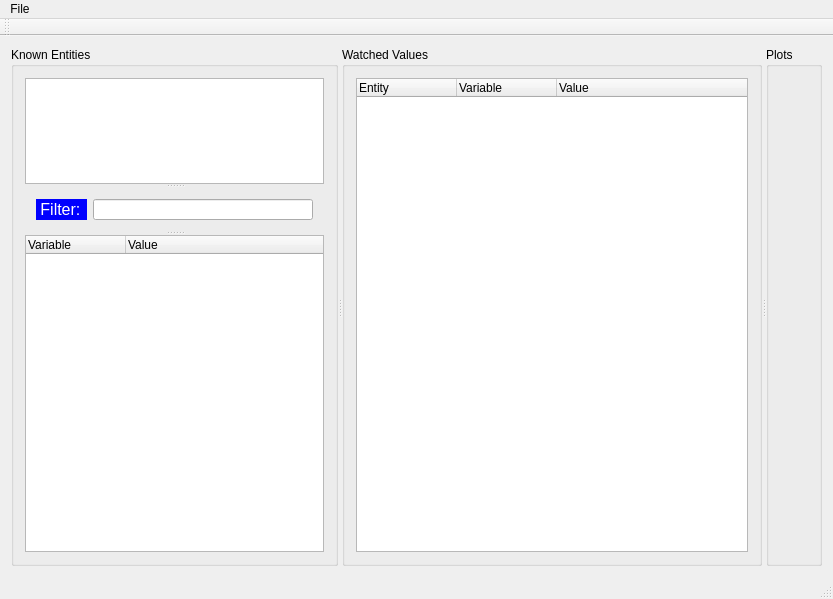
<?xml version="1.0" encoding="UTF-8"?>
<ui version="4.0">
 <class>MainWindow</class>
 <widget class="QMainWindow" name="MainWindow">
  <property name="geometry">
   <rect>
    <x>0</x>
    <y>0</y>
    <width>833</width>
    <height>599</height>
   </rect>
  </property>
  <property name="windowTitle">
   <string>DIS Debugger</string>
  </property>
  <property name="autoFillBackground">
   <bool>false</bool>
  </property>
  <widget class="QWidget" name="centralWidget">
   <layout class="QHBoxLayout" name="horizontalLayout">
    <item>
     <widget class="QSplitter" name="MainSplitter">
      <property name="sizePolicy">
       <sizepolicy hsizetype="Expanding" vsizetype="Expanding">
        <horstretch>0</horstretch>
        <verstretch>0</verstretch>
       </sizepolicy>
      </property>
      <property name="orientation">
       <enum>Qt::Horizontal</enum>
      </property>
      <widget class="QGroupBox" name="EntityGroupBox">
       <property name="enabled">
        <bool>true</bool>
       </property>
       <property name="sizePolicy">
        <sizepolicy hsizetype="Expanding" vsizetype="Expanding">
         <horstretch>2</horstretch>
         <verstretch>0</verstretch>
        </sizepolicy>
       </property>
       <property name="minimumSize">
        <size>
         <width>0</width>
         <height>0</height>
        </size>
       </property>
       <property name="title">
        <string>Known Entities</string>
       </property>
       <layout class="QVBoxLayout" name="verticalLayout">
        <item>
         <widget class="QSplitter" name="splitter">
          <property name="orientation">
           <enum>Qt::Vertical</enum>
          </property>
          <widget class="QListWidget" name="EntityView">
           <property name="sizePolicy">
            <sizepolicy hsizetype="Expanding" vsizetype="Expanding">
             <horstretch>0</horstretch>
             <verstretch>1</verstretch>
            </sizepolicy>
           </property>
           <property name="sizeAdjustPolicy">
            <enum>QAbstractScrollArea::AdjustToContents</enum>
           </property>
           <property name="selectionMode">
            <enum>QAbstractItemView::SingleSelection</enum>
           </property>
           <property name="resizeMode">
            <enum>QListView::Adjust</enum>
           </property>
          </widget>
          <widget class="QWidget" name="layoutWidget">
           <layout class="QHBoxLayout" name="horizontalLayout_3">
            <property name="sizeConstraint">
             <enum>QLayout::SetMinAndMaxSize</enum>
            </property>
            <item>
             <widget class="QLabel" name="FilterLabel">
              <property name="sizePolicy">
               <sizepolicy hsizetype="Fixed" vsizetype="Fixed">
                <horstretch>0</horstretch>
                <verstretch>1</verstretch>
               </sizepolicy>
              </property>
              <property name="minimumSize">
               <size>
                <width>51</width>
                <height>21</height>
               </size>
              </property>
              <property name="maximumSize">
               <size>
                <width>51</width>
                <height>21</height>
               </size>
              </property>
              <property name="palette">
               <palette>
                <active>
                 <colorrole role="WindowText">
                  <brush brushstyle="SolidPattern">
                   <color alpha="255">
                    <red>255</red>
                    <green>255</green>
                    <blue>255</blue>
                   </color>
                  </brush>
                 </colorrole>
                 <colorrole role="Button">
                  <brush brushstyle="SolidPattern">
                   <color alpha="255">
                    <red>0</red>
                    <green>0</green>
                    <blue>255</blue>
                   </color>
                  </brush>
                 </colorrole>
                 <colorrole role="Base">
                  <brush brushstyle="SolidPattern">
                   <color alpha="255">
                    <red>0</red>
                    <green>0</green>
                    <blue>255</blue>
                   </color>
                  </brush>
                 </colorrole>
                 <colorrole role="Window">
                  <brush brushstyle="SolidPattern">
                   <color alpha="255">
                    <red>0</red>
                    <green>0</green>
                    <blue>255</blue>
                   </color>
                  </brush>
                 </colorrole>
                </active>
                <inactive>
                 <colorrole role="WindowText">
                  <brush brushstyle="SolidPattern">
                   <color alpha="255">
                    <red>255</red>
                    <green>255</green>
                    <blue>255</blue>
                   </color>
                  </brush>
                 </colorrole>
                 <colorrole role="Button">
                  <brush brushstyle="SolidPattern">
                   <color alpha="255">
                    <red>0</red>
                    <green>0</green>
                    <blue>255</blue>
                   </color>
                  </brush>
                 </colorrole>
                 <colorrole role="Base">
                  <brush brushstyle="SolidPattern">
                   <color alpha="255">
                    <red>0</red>
                    <green>0</green>
                    <blue>255</blue>
                   </color>
                  </brush>
                 </colorrole>
                 <colorrole role="Window">
                  <brush brushstyle="SolidPattern">
                   <color alpha="255">
                    <red>0</red>
                    <green>0</green>
                    <blue>255</blue>
                   </color>
                  </brush>
                 </colorrole>
                </inactive>
                <disabled>
                 <colorrole role="WindowText">
                  <brush brushstyle="SolidPattern">
                   <color alpha="255">
                    <red>120</red>
                    <green>120</green>
                    <blue>120</blue>
                   </color>
                  </brush>
                 </colorrole>
                 <colorrole role="Button">
                  <brush brushstyle="SolidPattern">
                   <color alpha="255">
                    <red>0</red>
                    <green>0</green>
                    <blue>255</blue>
                   </color>
                  </brush>
                 </colorrole>
                 <colorrole role="Base">
                  <brush brushstyle="SolidPattern">
                   <color alpha="255">
                    <red>0</red>
                    <green>0</green>
                    <blue>255</blue>
                   </color>
                  </brush>
                 </colorrole>
                 <colorrole role="Window">
                  <brush brushstyle="SolidPattern">
                   <color alpha="255">
                    <red>0</red>
                    <green>0</green>
                    <blue>255</blue>
                   </color>
                  </brush>
                 </colorrole>
                </disabled>
               </palette>
              </property>
              <property name="font">
               <font>
                <pointsize>12</pointsize>
               </font>
              </property>
              <property name="styleSheet">
               <string notr="true">background-color: blue</string>
              </property>
              <property name="text">
               <string> Filter:</string>
              </property>
             </widget>
            </item>
            <item>
             <widget class="QLineEdit" name="FilterInput">
              <property name="sizePolicy">
               <sizepolicy hsizetype="Expanding" vsizetype="Fixed">
                <horstretch>0</horstretch>
                <verstretch>1</verstretch>
               </sizepolicy>
              </property>
              <property name="minimumSize">
               <size>
                <width>0</width>
                <height>21</height>
               </size>
              </property>
              <property name="maximumSize">
               <size>
                <width>16777215</width>
                <height>21</height>
               </size>
              </property>
              <property name="baseSize">
               <size>
                <width>10</width>
                <height>21</height>
               </size>
              </property>
              <property name="font">
               <font>
                <pointsize>12</pointsize>
               </font>
              </property>
             </widget>
            </item>
           </layout>
          </widget>
          <widget class="EntityDataList" name="AttributeView">
           <property name="sizePolicy">
            <sizepolicy hsizetype="Expanding" vsizetype="Expanding">
             <horstretch>0</horstretch>
             <verstretch>3</verstretch>
            </sizepolicy>
           </property>
           <property name="acceptDrops">
            <bool>true</bool>
           </property>
           <property name="sizeAdjustPolicy">
            <enum>QAbstractScrollArea::AdjustToContents</enum>
           </property>
           <property name="editTriggers">
            <set>QAbstractItemView::NoEditTriggers</set>
           </property>
           <property name="dragEnabled">
            <bool>true</bool>
           </property>
           <property name="dragDropMode">
            <enum>QAbstractItemView::DragOnly</enum>
           </property>
           <property name="defaultDropAction">
            <enum>Qt::MoveAction</enum>
           </property>
           <property name="selectionMode">
            <enum>QAbstractItemView::ExtendedSelection</enum>
           </property>
           <property name="indentation">
            <number>10</number>
           </property>
           <property name="columnCount">
            <number>2</number>
           </property>
           <column>
            <property name="text">
             <string>Variable</string>
            </property>
           </column>
           <column>
            <property name="text">
             <string>Value</string>
            </property>
           </column>
          </widget>
         </widget>
        </item>
       </layout>
      </widget>
      <widget class="QGroupBox" name="WatchGroupBox">
       <property name="sizePolicy">
        <sizepolicy hsizetype="Expanding" vsizetype="Expanding">
         <horstretch>5</horstretch>
         <verstretch>0</verstretch>
        </sizepolicy>
       </property>
       <property name="title">
        <string>Watched Values</string>
       </property>
       <layout class="QHBoxLayout" name="horizontalLayout_2">
        <item>
         <widget class="WatchList" name="WatchView">
          <property name="acceptDrops">
           <bool>true</bool>
          </property>
          <property name="sizeAdjustPolicy">
           <enum>QAbstractScrollArea::AdjustToContents</enum>
          </property>
          <property name="editTriggers">
           <set>QAbstractItemView::NoEditTriggers</set>
          </property>
          <property name="dragEnabled">
           <bool>true</bool>
          </property>
          <property name="dragDropMode">
           <enum>QAbstractItemView::DragDrop</enum>
          </property>
          <property name="defaultDropAction">
           <enum>Qt::MoveAction</enum>
          </property>
          <property name="selectionMode">
           <enum>QAbstractItemView::ExtendedSelection</enum>
          </property>
          <property name="indentation">
           <number>10</number>
          </property>
          <property name="columnCount">
           <number>3</number>
          </property>
          <column>
           <property name="text">
            <string>Entity</string>
           </property>
          </column>
          <column>
           <property name="text">
            <string>Variable</string>
           </property>
          </column>
          <column>
           <property name="text">
            <string>Value</string>
           </property>
          </column>
         </widget>
        </item>
       </layout>
      </widget>
      <widget class="QGroupBox" name="PlotBox">
       <property name="sizePolicy">
        <sizepolicy hsizetype="Expanding" vsizetype="Expanding">
         <horstretch>2</horstretch>
         <verstretch>0</verstretch>
        </sizepolicy>
       </property>
       <property name="minimumSize">
        <size>
         <width>0</width>
         <height>0</height>
        </size>
       </property>
       <property name="acceptDrops">
        <bool>true</bool>
       </property>
       <property name="title">
        <string>Plots</string>
       </property>
       <layout class="QVBoxLayout" name="verticalLayout_2">
        <item>
         <widget class="PlotGroupBox" name="PlotsGroup" native="true"/>
        </item>
       </layout>
      </widget>
     </widget>
    </item>
   </layout>
  </widget>
  <widget class="QMenuBar" name="menuBar">
   <property name="geometry">
    <rect>
     <x>0</x>
     <y>0</y>
     <width>833</width>
     <height>21</height>
    </rect>
   </property>
   <widget class="QMenu" name="menuFile">
    <property name="title">
     <string>File</string>
    </property>
    <addaction name="actionOpen_XML"/>
    <addaction name="actionExit"/>
   </widget>
   <addaction name="menuFile"/>
  </widget>
  <widget class="QToolBar" name="mainToolBar">
   <attribute name="toolBarArea">
    <enum>TopToolBarArea</enum>
   </attribute>
   <attribute name="toolBarBreak">
    <bool>false</bool>
   </attribute>
  </widget>
  <widget class="QStatusBar" name="statusBar"/>
  <action name="actionExit">
   <property name="text">
    <string>Exit</string>
   </property>
  </action>
  <action name="actionOpen_XML">
   <property name="text">
    <string>Open XML</string>
   </property>
  </action>
 </widget>
 <layoutdefault spacing="6" margin="11"/>
 <customwidgets>
  <customwidget>
   <class>EntityDataList</class>
   <extends>QTreeWidget</extends>
   <header>EntityDataList.h</header>
  </customwidget>
  <customwidget>
   <class>WatchList</class>
   <extends>QTreeWidget</extends>
   <header>WatchList.h</header>
  </customwidget>
  <customwidget>
   <class>PlotGroupBox</class>
   <extends>QWidget</extends>
   <header>PlotGroupBox.h</header>
   <container>1</container>
  </customwidget>
 </customwidgets>
 <resources/>
 <connections>
  <connection>
   <sender>actionExit</sender>
   <signal>triggered()</signal>
   <receiver>MainWindow</receiver>
   <slot>close()</slot>
   <hints>
    <hint type="sourcelabel">
     <x>-1</x>
     <y>-1</y>
    </hint>
    <hint type="destinationlabel">
     <x>413</x>
     <y>298</y>
    </hint>
   </hints>
  </connection>
  <connection>
   <sender>actionOpen_XML</sender>
   <signal>triggered()</signal>
   <receiver>MainWindow</receiver>
   <slot>openXml()</slot>
   <hints>
    <hint type="sourcelabel">
     <x>-1</x>
     <y>-1</y>
    </hint>
    <hint type="destinationlabel">
     <x>413</x>
     <y>298</y>
    </hint>
   </hints>
  </connection>
 </connections>
 <slots>
  <slot>openXml()</slot>
 </slots>
</ui>
